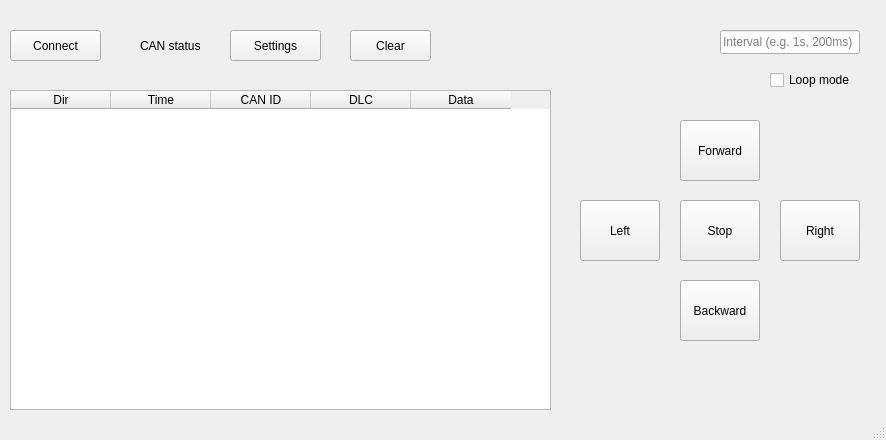
<?xml version="1.0" encoding="UTF-8"?>
<ui version="4.0">
 <class>MainWindow</class>
 <widget class="QMainWindow" name="MainWindow">
  <property name="geometry">
   <rect>
    <x>0</x>
    <y>0</y>
    <width>886</width>
    <height>440</height>
   </rect>
  </property>
  <property name="windowTitle">
   <string>qt_canctl_2.2</string>
  </property>
  <widget class="QWidget" name="centralwidget">
   <widget class="QPushButton" name="btnConnect">
    <property name="geometry">
     <rect>
      <x>10</x>
      <y>30</y>
      <width>91</width>
      <height>31</height>
     </rect>
    </property>
    <property name="text">
     <string>Connect</string>
    </property>
   </widget>
   <widget class="QPushButton" name="btnSettings">
    <property name="geometry">
     <rect>
      <x>230</x>
      <y>30</y>
      <width>91</width>
      <height>31</height>
     </rect>
    </property>
    <property name="text">
     <string>Settings</string>
    </property>
   </widget>
   <widget class="QLabel" name="lblCanStatus">
    <property name="geometry">
     <rect>
      <x>110</x>
      <y>30</y>
      <width>21</width>
      <height>31</height>
     </rect>
    </property>
    <property name="minimumSize">
     <size>
      <width>16</width>
      <height>16</height>
     </size>
    </property>
   </widget>
   <widget class="QLabel" name="lblStatusText">
    <property name="geometry">
     <rect>
      <x>140</x>
      <y>30</y>
      <width>81</width>
      <height>31</height>
     </rect>
    </property>
    <property name="text">
     <string>CAN status</string>
    </property>
   </widget>
   <widget class="QPushButton" name="btnForward">
    <property name="geometry">
     <rect>
      <x>680</x>
      <y>120</y>
      <width>80</width>
      <height>61</height>
     </rect>
    </property>
    <property name="text">
     <string>Forward</string>
    </property>
   </widget>
   <widget class="QPushButton" name="btnBackward">
    <property name="geometry">
     <rect>
      <x>680</x>
      <y>280</y>
      <width>80</width>
      <height>61</height>
     </rect>
    </property>
    <property name="text">
     <string>Backward</string>
    </property>
   </widget>
   <widget class="QPushButton" name="btnLeft">
    <property name="geometry">
     <rect>
      <x>580</x>
      <y>200</y>
      <width>80</width>
      <height>61</height>
     </rect>
    </property>
    <property name="text">
     <string>Left</string>
    </property>
   </widget>
   <widget class="QPushButton" name="btnRight">
    <property name="geometry">
     <rect>
      <x>780</x>
      <y>200</y>
      <width>80</width>
      <height>61</height>
     </rect>
    </property>
    <property name="text">
     <string>Right</string>
    </property>
   </widget>
   <widget class="QPushButton" name="btnStop">
    <property name="geometry">
     <rect>
      <x>680</x>
      <y>200</y>
      <width>80</width>
      <height>61</height>
     </rect>
    </property>
    <property name="text">
     <string>Stop</string>
    </property>
   </widget>
   <widget class="QCheckBox" name="chkLoop">
    <property name="geometry">
     <rect>
      <x>770</x>
      <y>70</y>
      <width>91</width>
      <height>20</height>
     </rect>
    </property>
    <property name="text">
     <string>Loop mode</string>
    </property>
   </widget>
   <widget class="QLineEdit" name="lineInterval">
    <property name="geometry">
     <rect>
      <x>720</x>
      <y>30</y>
      <width>140</width>
      <height>24</height>
     </rect>
    </property>
    <property name="placeholderText">
     <string>Interval (e.g. 1s, 200ms)</string>
    </property>
   </widget>
   <widget class="QPushButton" name="btnClearLog">
    <property name="geometry">
     <rect>
      <x>350</x>
      <y>30</y>
      <width>81</width>
      <height>31</height>
     </rect>
    </property>
    <property name="text">
     <string>Clear</string>
    </property>
   </widget>
   <widget class="QTableWidget" name="tableLog">
    <property name="geometry">
     <rect>
      <x>10</x>
      <y>90</y>
      <width>541</width>
      <height>320</height>
     </rect>
    </property>
    <property name="rowCount">
     <number>0</number>
    </property>
    <property name="columnCount">
     <number>5</number>
    </property>
    <column>
     <property name="text">
      <string>Dir</string>
     </property>
    </column>
    <column>
     <property name="text">
      <string>Time</string>
     </property>
    </column>
    <column>
     <property name="text">
      <string>CAN ID</string>
     </property>
    </column>
    <column>
     <property name="text">
      <string>DLC</string>
     </property>
    </column>
    <column>
     <property name="text">
      <string>Data</string>
     </property>
    </column>
   </widget>
  </widget>
  <widget class="QStatusBar" name="statusbar"/>
 </widget>
 <resources/>
 <connections/>
</ui>
